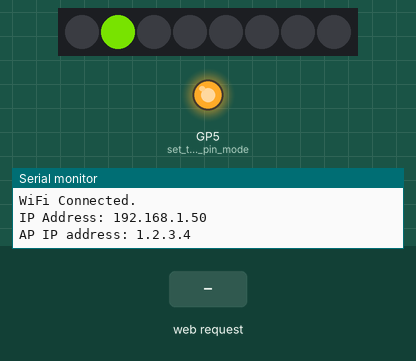
Simulated run of this sketch. Board: Raspberry Pi Pico W. Shown: 8 RGB LEDs in strip order, left to right, output pins drawn as LEDs (lit = HIGH), the last lines printed to the serial monitor. Inputs (shaded band) come from the test bench. Dim RGB values are drawn brighter than linear; WiFi joins after 1.5 s; servers stay silent unless stated.

Above: at 4.7 s.
4.8 s: HTTP request GET /L received
At 4.97 s:
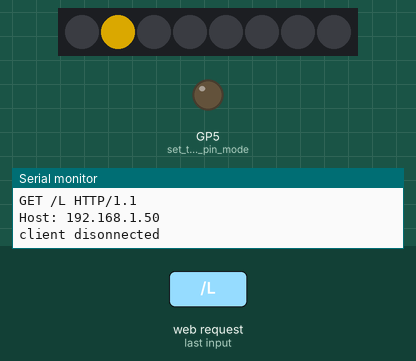
At 5.57 s:
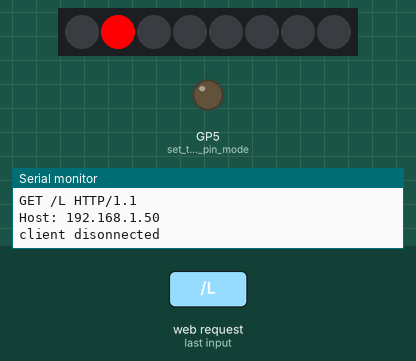
7.2 s: HTTP request GET /H received
At 24.1 s:
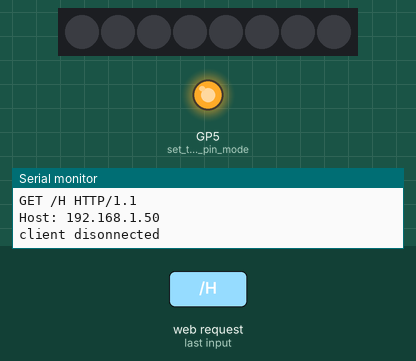
Timing chart, 0 to 24.9 s (numbered marks = the images above; inputs shaded):
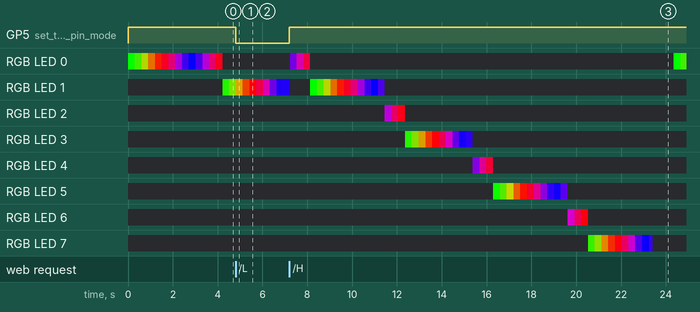

The sketch:

ESP32_neo_T1.ino
```cpp
#include <WiFi.h>
#include <WiFiUdp.h>

#include <Adafruit_NeoPixel.h>
#define DELAY 5       // 20ms internal delay; increase for slower fades

#define PIN            4

// How many NeoPixels are attached to the Arduino?
#define NUMPIXELS      8
const int analogPin = A0;   // the pin that the potentiometer is attached to
const int ledCount = 8;    // the number of LEDs in the bar graph
int range;
int ledPins[] = {0,1,2,3,4,5,6,7};   // an array of pin numbers to which LEDs are attached
Adafruit_NeoPixel pixels = Adafruit_NeoPixel(NUMPIXELS, PIN, NEO_GRB + NEO_KHZ800);
int j;


const char* ssid     = "lucky";
const char* password = "laxmish53";
WiFiServer server(80);

void setup()
{ pixels.begin(); // This initializes the NeoPixel library.

    Serial.begin(115200);
    pinMode(5, OUTPUT);      // set the LED pin mode


  //Init WiFi as Station, start SmartConfig
  WiFi.mode(WIFI_AP_STA);
  WiFi.beginSmartConfig();
  blinkStartConfig();

  //Wait for SmartConfig packet from mobile
  Serial.println("Waiting for SmartConfig.");
  while (!WiFi.smartConfigDone()) {
    blinkSmartConfig();
    delay(500);
    Serial.print(".");
  }

  Serial.println("");
  Serial.println("SmartConfig received.");

  //Wait for WiFi to connect to AP
  Serial.println("Waiting for WiFi");
  while (WiFi.status() != WL_CONNECTED) {
    delay(500);
    Serial.print(".");
    Serial.println();
    Serial.print("Connecting to ");
    Serial.println(ssid);
    WiFi.begin(ssid, password);
    delay(500);
  }

  Serial.println("WiFi Connected.");

  Serial.print("IP Address: ");
  Serial.println(WiFi.localIP());
delay(10);
// We start by connecting to a WiFi network

//    Serial.println();
//    Serial.println();
//    Serial.print("Connecting to ");
//    Serial.println(ssid);
    //WiFi.begin(ssid, password);

  WiFi.mode(WIFI_AP_STA);  //need both to serve the webpage and take commands via tcp
  IPAddress ip(1,2,3,4);
  IPAddress gateway(1,2,3,1);
  IPAddress subnet(255,255,255,0);
  WiFi.softAPConfig(ip, gateway, subnet);
  WiFi.softAP("ESP32"); //Access point is open

  delay(1000);
  IPAddress myIP = WiFi.softAPIP();
  Serial.print("AP IP address: ");
  Serial.println(myIP);
    server.begin();

}


int value = 0;
void blinkSmartConfig() {
    digitalWrite(5, HIGH);   // turn the LED on (HIGH is the voltage level)
    delay(50);              // wait for a second
    digitalWrite(5, LOW);    // turn the LED off by making the voltage LOW
    delay(50);
}

void blinkClearConfig() {
  int i=0;
  while(i<=3) {
    digitalWrite(5, HIGH);   // turn the LED on (HIGH is the voltage level)
    delay(100);              // wait for a second
    digitalWrite(5, LOW);    // turn the LED off by making the voltage LOW
    delay(100);
    i++;
  }
}

void blinkStartConfig() {
  pinMode(5,OUTPUT);
  int i=0;
    digitalWrite(5, HIGH);   // turn the LED on (HIGH is the voltage level)
}
void loop(){
 WiFiClient client = server.available();   // listen for incoming clients

  if (client) {                             // if you get a client,
    Serial.println("new client");           // print a message out the serial port
    String currentLine = "";                // make a String to hold incoming data from the client
    while (client.connected()) {            // loop while the client's connected
      if (client.available()) {             // if there's bytes to read from the client,
        char c = client.read();             // read a byte, then
        Serial.write(c);                    // print it out the serial monitor
        if (c == '\n') {                    // if the byte is a newline character

          // if the current line is blank, you got two newline characters in a row.
          // that's the end of the client HTTP request, so send a response:
          if (currentLine.length() == 0) {
            // HTTP headers always start with a response code (e.g. HTTP/1.1 200 OK)
            // and a content-type so the client knows what's coming, then a blank line:
            client.println("HTTP/1.1 200 OK");
            client.println("Content-type:text/html");
            client.println();

            // the content of the HTTP response follows the header:
            client.print("<h1>ESP32 Neopixel Test1 </h1>");
            client.print("<button onclick='location.href=\"/H\"'> LED ON </button><br>");
            client.print("<button onclick='location.href=\"/L\"'> LED OFF </button><br>");
            client.print("<input type='range' min='0' max='255' value='0' step='5' onchange='document.getElementById('range2').innerHTML = value'/>");
            client.print("<span id='range2'>0</span><br>");
           // client.print("");
           client.print("<p>The localip is </p>");
           client.print(WiFi.localIP());

            // The HTTP response ends with another blank line:
            client.println();
            // break out of the while loop:
            break;
          } else {    // if you got a newline, then clear currentLine:
            currentLine = "";
          }
        } else if (c != '\r') {  // if you got anything else but a carriage return character,
          currentLine += c;      // add it to the end of the currentLine
        }

        // Check to see if the client request was "GET /H" or "GET /L":
        if (currentLine.endsWith("GET /H")) {
          digitalWrite(5, HIGH);               // GET /H turns the LED on
          loop1();
        }
        if (currentLine.endsWith("GET /L")) {
          digitalWrite(5, LOW);                // GET /L turns the LED off
          lightsof();
        }
      }
    }
    // close the connection:
    client.stop();
    Serial.println("client disonnected");
  }
}
```

lightsof.ino
```cpp
void lightsof()
  {
for (int j = 0; j < 8; j++)
{
          pixels.setPixelColor(j, pixels.Color(0,0,0));
           pixels.show();
        }
}
```

loop1.ino
```cpp
void loop1(){
  pixels.setPixelColor(j, pixels.Color(0,0,0));
      pixels.show();
for (j=0;j<NUMPIXELS;j++){

  // fade from green to red
  for(int i=0; i<255; i++) {
     pixels.setPixelColor(j, pixels.Color(i,255-i,0));
      pixels.show();
    delay(DELAY);
  }

  // fade from red to blue
  for(int i=0; i<255; i++) {
       pixels.setPixelColor(j, pixels.Color(255-i,0,i));
        pixels.show();
    delay(DELAY);
  }

  // fade from blue to green
  for(int i=0; i<255; i++) {
     pixels.setPixelColor(j, pixels.Color(i,0,255-i));
      pixels.show();
    delay(DELAY);
  }
  pixels.setPixelColor(j, pixels.Color(0,0,0));
      pixels.show();
   }

}
```

loop2.ino
```cpp
void loop2()
{
for (j=NUMPIXELS;j>0;j--){

  // fade from green to red
  for(int i=0; i<255; i++) {
     pixels.setPixelColor(j, pixels.Color(i,255-i,0));
      pixels.show();
    delay(DELAY);
  }

  // fade from red to blue
  for(int i=0; i<255; i++) {
       pixels.setPixelColor(j, pixels.Color(255-i,0,i));
        pixels.show();
    delay(DELAY);
  }

  // fade from blue to green
  for(int i=0; i<255; i++) {
     pixels.setPixelColor(j, pixels.Color(i,0,255-i));
      pixels.show();
    delay(DELAY);
  }
 }
}
```

loop3.ino
```cpp
void loop3()
{
for (int j=0;j<NUMPIXELS;j++){

  // fade from green to red
  for(int i=255; i>0; i--) {
     pixels.setPixelColor(j, pixels.Color(i,255-i,0));
      pixels.show();
    delay(DELAY);
  }

  // fade from red to blue
  for(int i=255; i>0; i--) {
       pixels.setPixelColor(j, pixels.Color(255-i,0,i));
        pixels.show();
    delay(DELAY);
  }

  // fade from blue to green
  for(int i=255; i>0; i--) {
     pixels.setPixelColor(j, pixels.Color(i,0,255-i));
      pixels.show();
    delay(DELAY);
  }

   }
 }
```

loop4.ino
```cpp
 void loop4()
 {
  // read the potentiometer:
  int sensorReading = analogRead(analogPin);
  // map the result to a range from 0 to the number of LEDs:
  int ledLevel = map(sensorReading, 0, 1023, 0, ledCount);

  // loop over the LED array:
  for (int thisLed = 0; thisLed < ledCount; thisLed++) {
    // if the array element's index is less than ledLevel,
    // turn the pin for this element on:
    if (thisLed < ledLevel) {
      //digitalWrite(ledPins[thisLed], HIGH);
      pixels.setPixelColor(ledPins[thisLed], pixels.Color(255,0,0));
      pixels.show();
    }
    // turn off all pins higher than the ledLevel:
    else {
      //digitalWrite(ledPins[thisLed], LOW);
       pixels.setPixelColor(ledPins[thisLed], pixels.Color(0,0,0));
    }
  }
  }
```

Measured:
- after the input at 4.8 s, GP5 (set_the_LED_pin_mode): HIGH → LOW at once
- after the input at 7.2 s, GP5 (set_the_LED_pin_mode): LOW → HIGH at once
- what the display in image 3 shows lasts 1.0 s, from 23.4 s to 24.4 s
